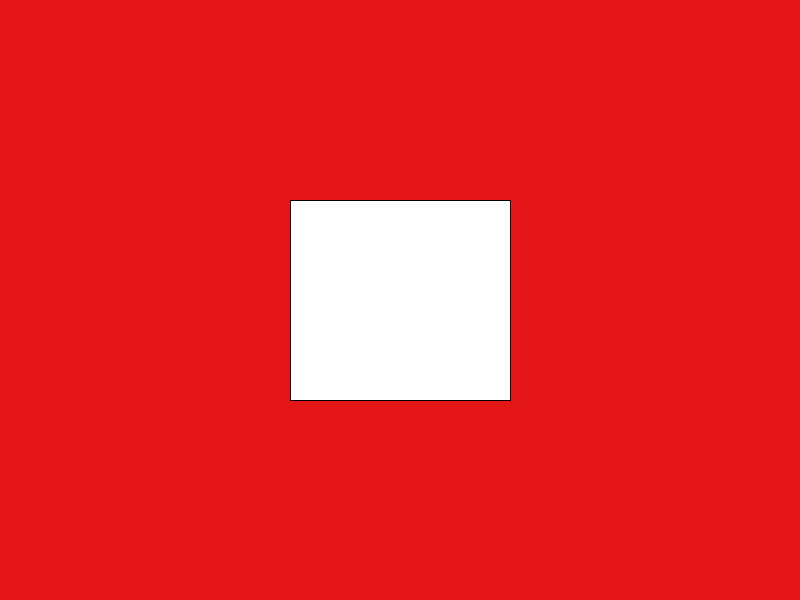
Frame 1 (no input)
Frame 60 (the mouse pressed at the canvas centre just before this capture): identical to frame 1, image omitted
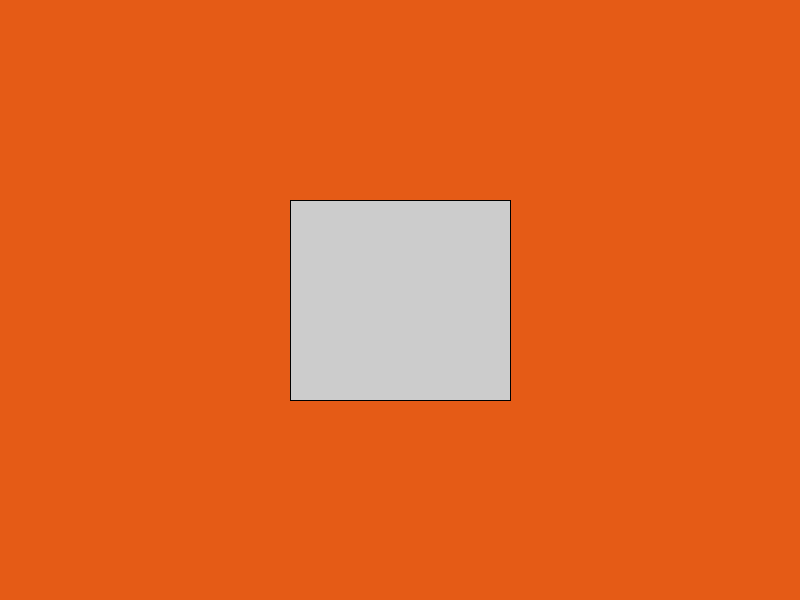
Frame 120 (the mouse held since frame 60 and released just before this capture)

The Processing sketch that drew these frames (run headless with seeded random() and noise(); from frame 60 on, the mouse is pressed at the canvas centre):

// Processing sketch: timerEx1
// ── timerEx1.pde
int index = 0;
int previousMillis = 0 ;
int rectGray = 100 ;

color c[] = new color[4]; //empty array with places for 4 colors

void setup(){
  size(800,600);
  rectMode(CENTER);
  
  colorMode(HSB,360,100,100);
  
  //assign hues with an array
  for (int i = 0; i < c.length; i++){
    c[i] = color(i*20,90,90);
  }
  
}

void draw(){
  
  background(c[index]); //we increment using modulo below
  fill(0, 0, rectGray); 
  rect(width/2, height/2, 220, 200);
 
  int currentMillis = millis();
  
  //change color every 2 seconds
  if ((currentMillis - previousMillis ) > 2000){ //resolve to true in order to execute
     // println(scalar);
     index = (index + 1) % c.length ;
     // print(index);
     print(currentMillis);
     previousMillis = currentMillis;
  }
  
  //rectGray gets darker every 100 frames
  if (frameCount % 100 == 0){
    rectGray -= 20 ;
  }
 
  
}
